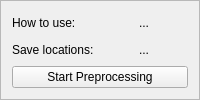
             <widget class="QFrame" name="frame_31">
              <property name="maximumSize">
               <size>
                <width>16777215</width>
                <height>120</height>
               </size>
              </property>
              <property name="autoFillBackground">
               <bool>true</bool>
              </property>
              <property name="frameShape">
               <enum>QFrame::StyledPanel</enum>
              </property>
              <property name="frameShadow">
               <enum>QFrame::Raised</enum>
              </property>
              <layout class="QVBoxLayout" name="verticalLayout_27">
               <item>
                <layout class="QFormLayout" name="formLayout_3">
                 <property name="sizeConstraint">
                  <enum>QLayout::SetDefaultConstraint</enum>
                 </property>
                 <property name="fieldGrowthPolicy">
                  <enum>QFormLayout::FieldsStayAtSizeHint</enum>
                 </property>
                 <property name="rowWrapPolicy">
                  <enum>QFormLayout::DontWrapRows</enum>
                 </property>
                 <property name="labelAlignment">
                  <set>Qt::AlignLeading|Qt::AlignLeft|Qt::AlignVCenter</set>
                 </property>
                 <property name="horizontalSpacing">
                  <number>38</number>
                 </property>
                 <property name="verticalSpacing">
                  <number>6</number>
                 </property>
                 <item row="0" column="0">
                  <widget class="QLabel" name="label_99">
                   <property name="text">
                    <string>How to use:</string>
                   </property>
                  </widget>
                 </item>
                 <item row="0" column="1">
                  <widget class="QToolButton" name="preprocess_usage">
                   <property name="text">
                    <string>...</string>
                   </property>
                   <property name="icon">
                    <iconset resource="icons.qrc">
                     <normaloff>:/png/resources/question-mark.png</normaloff>:/png/resources/question-mark.png</iconset>
                   </property>
                   <property name="iconSize">
                    <size>
                     <width>20</width>
                     <height>20</height>
                    </size>
                   </property>
                   <property name="autoRaise">
                    <bool>true</bool>
                   </property>
                  </widget>
                 </item>
                 <item row="1" column="0">
                  <widget class="QLabel" name="label_101">
                   <property name="text">
                    <string>Save locations:</string>
                   </property>
                  </widget>
                 </item>
                 <item row="1" column="1">
                  <widget class="QToolButton" name="preprocess_folder">
                   <property name="text">
                    <string>...</string>
                   </property>
                   <property name="icon">
                    <iconset resource="icons.qrc">
                     <normaloff>:/png/resources/save.png</normaloff>:/png/resources/save.png</iconset>
                   </property>
                   <property name="iconSize">
                    <size>
                     <width>22</width>
                     <height>22</height>
                    </size>
                   </property>
                   <property name="autoRaise">
                    <bool>true</bool>
                   </property>
                  </widget>
                 </item>
                </layout>
               </item>
               <item>
                <widget class="QPushButton" name="preprocessing_start">
                 <property name="styleSheet">
                  <string notr="true"/>
                 </property>
                 <property name="text">
                  <string>Start Preprocessing</string>
                 </property>
                </widget>
               </item>
              </layout>
             </widget>
